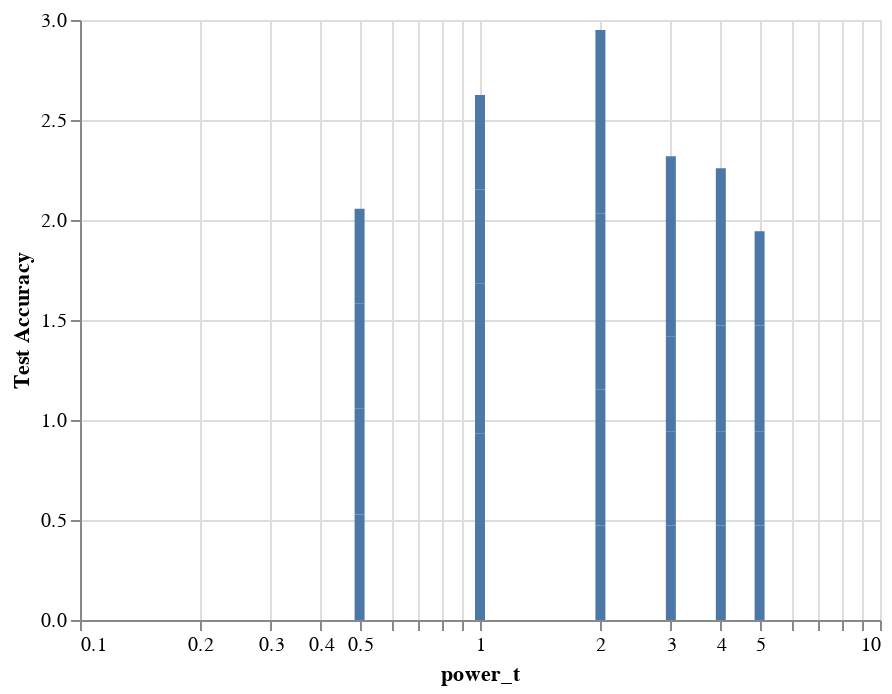

The notebook cell saved with this chart:
### Code cell
import pprint as pp

eta = [10, 100, 1000, 10000]
power_t = [.5, 1, 2, 3, 4, 5]
iterations= []
results = []

for i,k in enumerate(eta):
    for j,l in enumerate(power_t):
        classifier = SGDClassifier(loss='log', max_iter=1000, learning_rate="invscaling", tol=1.0e-12, alpha=.03, 
                                   power_t=power_t[j], random_state=123, eta0=eta[i], average=False)
        classifier.fit(X_train_OU, Y_train_OU)
        iterations = classifier.n_iter_
        test_accuracy = accuracy_score(Y_train_OU, classifier.predict(X_train_OU))
        
        results.append({ "Eta":eta[i], "power_t":power_t[j],"Iterations":iterations, "Test Accuracy":test_accuracy})
#         print(eta[i])
#         print("-----")
#         print(power_t[j])

# pp.pprint(results)

df = pd.DataFrame(results)
alt.Chart(df).mark_bar().encode(
    alt.X('power_t',
          scale=alt.Scale(type='log')),
    y='Test Accuracy'
)

### Figure 1 — Vega-Lite specification as saved in the notebook (floating-point values rounded to 4 significant figures)
{"config": {"view": {"continuousWidth": 400, "continuousHeight": 300}}, "data": {"name": "data-63f0693dcfb2c8bb0495d8daa588b835"}, "mark": "bar", "encoding": {"x": {"type": "quantitative", "field": "power_t", "scale": {"type": "log"}}, "y": {"type": "quantitative", "field": "Test Accuracy"}}, "$schema": "https://vega.github.io/schema/vega-lite/v4.8.1.json", "datasets": {"data-63f0693dcfb2c8bb0495d8daa588b835": [{"Eta": 10, "power_t": 0.5, "Iterations": 82, "Test Accuracy": 0.528}, {"Eta": 10, "power_t": 1.0, "Iterations": 74, "Test Accuracy": 0.9339}, {"Eta": 10, "power_t": 2.0, "Iterations": 1000, "Test Accuracy": 0.472}, {"Eta": 10, "power_t": 3.0, "Iterations": 151, "Test Accuracy": 0.472}, {"Eta": 10, "power_t": 4.0, "Iterations": 15, "Test Accuracy": 0.472}, {"Eta": 10, "power_t": 5.0, "Iterations": 11, "Test Accuracy": 0.472}, {"Eta": 100, "power_t": 0.5, "Iterations": 82, "Test Accuracy": 0.528}, {"Eta": 100, "power_t": 1.0, "Iterations": 23, "Test Accuracy": 0.7468}, {"Eta": 100, "power_t": 2.0, "Iterations": 1000, "Test Accuracy": 0.6814}, {"Eta": 100, "power_t": 3.0, "Iterations": 188, "Test Accuracy": 0.472}, {"Eta": 100, "power_t": 4.0, "Iterations": 15, "Test Accuracy": 0.472}, {"Eta": 100, "power_t": 5.0, "Iterations": 21, "Test Accuracy": 0.472}, {"Eta": 1000, "power_t": 0.5, "Iterations": 82, "Test Accuracy": 0.528}, {"Eta": 1000, "power_t": 1.0, "Iterations": 105, "Test Accuracy": 0.472}, {"Eta": 1000, "power_t": 2.0, "Iterations": 30, "Test Accuracy": 0.8806}, {"Eta": 1000, "power_t": 3.0, "Iterations": 800, "Test Accuracy": 0.472}, {"Eta": 1000, "power_t": 4.0, "Iterations": 27, "Test Accuracy": 0.528}, {"Eta": 1000, "power_t": 5.0, "Iterations": 19, "Test Accuracy": 0.528}, {"Eta": 10000, "power_t": 0.5, "Iterations": 47, "Test Accuracy": 0.472}, {"Eta": 10000, "power_t": 1.0, "Iterations": 149, "Test Accuracy": 0.472}, {"Eta": 10000, "power_t": 2.0, "Iterations": 30, "Test Accuracy": 0.9157}, {"Eta": 10000, "power_t": 3.0, "Iterations": 1000, "Test Accuracy": 0.9021}, {"Eta": 10000, "power_t": 4.0, "Iterations": 176, "Test Accuracy": 0.7861}, {"Eta": 10000, "power_t": 5.0, "Iterations": 9, "Test Accuracy": 0.472}]}}
